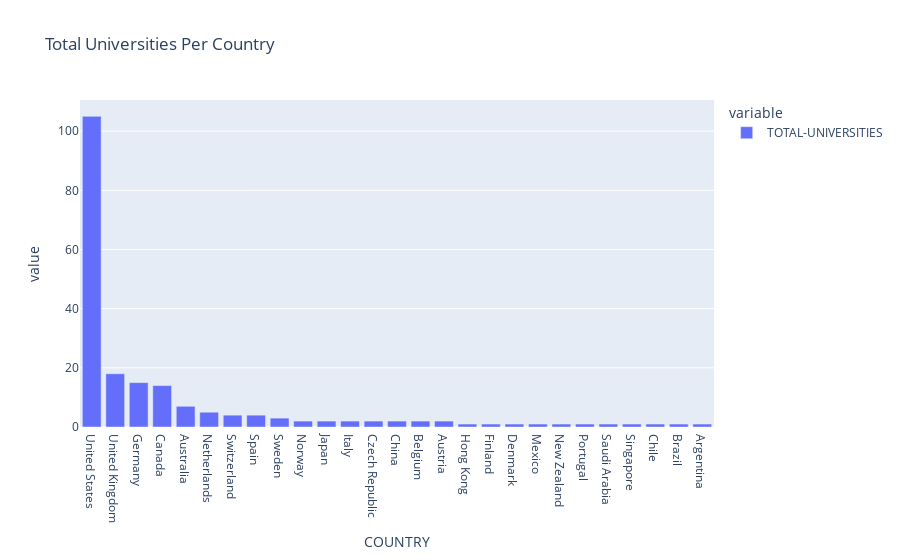

Notebook source saved alongside this figure:
### Code cell
import plotly.express as px
fig = px.bar(viewDesc, y=['TOTAL-UNIVERSITIES', 'COUNTRY'], x='COUNTRY', title='Total Universities Per Country')
fig

### Figure 1 — Plotly figure (JSON) as saved in the notebook; plotly's stock layout.template omitted (floating-point values rounded to 4 significant figures)
{"data": [{"alignmentgroup": "True", "hovertemplate": "variable=TOTAL-UNIVERSITIES<br>COUNTRY=%{x}<br>value=%{y}<extra></extra>", "legendgroup": "TOTAL-UNIVERSITIES", "marker": {"color": "#636efa", "pattern": {"shape": ""}}, "name": "TOTAL-UNIVERSITIES", "offsetgroup": "TOTAL-UNIVERSITIES", "orientation": "v", "showlegend": true, "textposition": "auto", "type": "bar", "x": ["United States", "United Kingdom", "Germany", "Canada", "Australia", "Netherlands", "Switzerland", "Spain", "Sweden", "Norway", "Japan", "Italy", "Czech Republic", "China", "Belgium", "Austria", "Hong Kong", "Finland", "Denmark", "Mexico", "New Zealand", "Portugal", "Saudi Arabia", "Singapore", "Chile", "Brazil", "Argentina"], "xaxis": "x", "y": [105, 18, 15, 14, 7, 5, 4, 4, 3, 2, 2, 2, 2, 2, 2, 2, 1, 1, 1, 1, 1, 1, 1, 1, 1, 1, 1], "yaxis": "y"}], "layout": {"barmode": "relative", "legend": {"title": {"text": "variable"}, "tracegroupgap": 0}, "title": {"text": "Total Universities Per Country"}, "xaxis": {"anchor": "y", "domain": [0, 1], "title": {"text": "COUNTRY"}}, "yaxis": {"anchor": "x", "domain": [0, 1], "title": {"text": "value"}}}}
